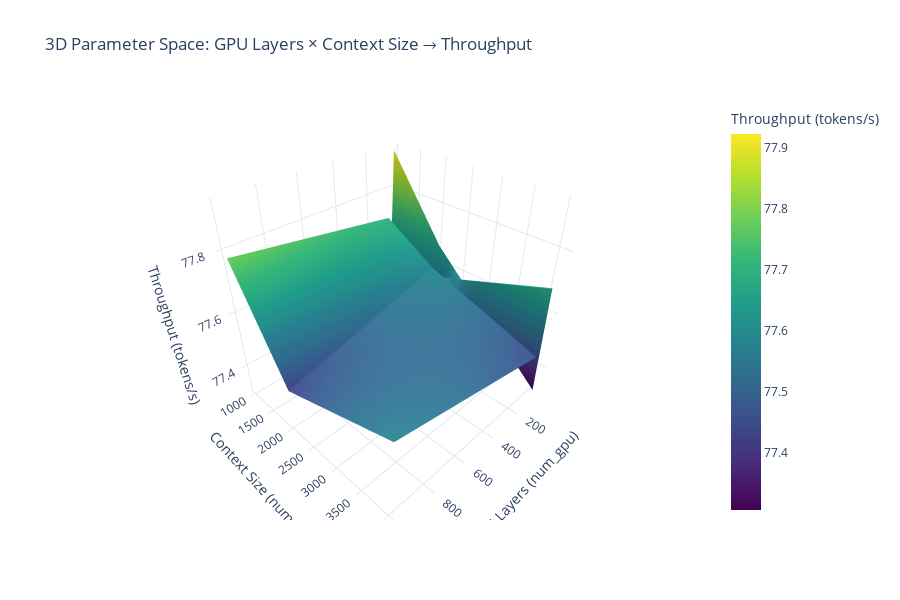

Notebook source saved alongside this figure:
### Markdown cell above
## 2. Parameter Sweep Analysis

This section analyzes the impact of runtime parameters (num_gpu, num_ctx, temperature) on model performance.

**Key Findings from TR108:**
- GPU layer allocation (num_gpu) is the most critical parameter
- Context size optimization yields 15-20% throughput improvements
- Temperature settings significantly impact TTFT latency

**Reference:** TR108:68-120 - Parameter sweep methodology and results

### Code cell
# 3D Interactive Surface: num_gpu × num_ctx × temperature → throughput
def create_3d_parameter_surface():
    """Create 3D interactive surface showing parameter impact on throughput"""

    # Create pivot table for 3D surface
    pivot_3d = param_df.pivot_table(
        values="tokens_s", index="num_ctx", columns="num_gpu", aggfunc="mean"
    )

    fig = go.Figure(
        data=[
            go.Surface(
                z=pivot_3d.values,
                x=pivot_3d.columns,
                y=pivot_3d.index,
                colorscale="Viridis",
                colorbar=dict(title="Throughput (tokens/s)"),
            )
        ]
    )

    fig.update_layout(
        title="3D Parameter Space: GPU Layers × Context Size → Throughput",
        scene=dict(
            xaxis_title="GPU Layers (num_gpu)",
            yaxis_title="Context Size (num_ctx)",
            zaxis_title="Throughput (tokens/s)",
        ),
        height=600,
        font=dict(size=12),
    )

    return fig


# Create and display
surface_fig = create_3d_parameter_surface()
surface_fig.show()

# Find optimal configuration
optimal_config = param_df.loc[param_df["tokens_s"].idxmax()]
print("\n🎯 Optimal Configuration:")
print(f"  GPU Layers: {optimal_config['num_gpu']}")
print(f"  Context Size: {optimal_config['num_ctx']}")
print(f"  Temperature: {optimal_config['temperature']}")
print(f"  Throughput: {optimal_config['tokens_s']:.2f} tokens/s")
print(f"  TTFT: {optimal_config['ttft_s']:.3f}s")

### Figure 1 — Plotly figure (JSON) as saved in the notebook; plotly's stock layout.template omitted (floating-point values rounded to 4 significant figures)
{"data": [{"colorbar": {"title": {"text": "Throughput (tokens/s)"}}, "colorscale": [[0, "#440154"], [0.1111, "#482878"], [0.2222, "#3e4989"], [0.3333, "#31688e"], [0.4444, "#26828e"], [0.5556, "#1f9e89"], [0.6667, "#35b779"], [0.7778, "#6ece58"], [0.8889, "#b5de2b"], [1, "#fde725"]], "type": "surface", "x": [40, 60, 80, 999], "y": [1024, 2048, 4096], "z": [[77.92, 77.61, 77.7, 77.78], [77.66, 77.55, 77.59, 77.44], [77.31, 77.69, 77.46, 77.58]]}], "layout": {"font": {"size": 12}, "height": 600, "scene": {"xaxis": {"title": {"text": "GPU Layers (num_gpu)"}}, "yaxis": {"title": {"text": "Context Size (num_ctx)"}}, "zaxis": {"title": {"text": "Throughput (tokens/s)"}}}, "title": {"text": "3D Parameter Space: GPU Layers × Context Size → Throughput"}}}
